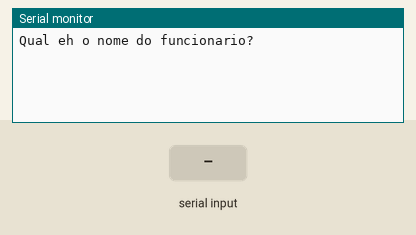
Simulated run of this sketch. Board: Arduino Uno, built with avr-gcc and run on an emulated ATmega328P. Parts: the last lines printed to the serial monitor. The test bench sets the inputs (shaded band).

Above: at 1.2 s.
1.3 s: "90,45\n" received over Serial
At 3.5 s:
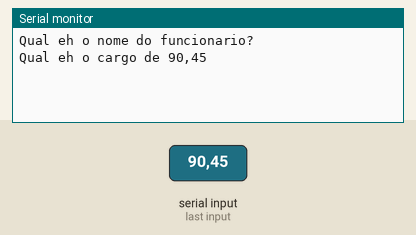
3.8 s: "30,150\n" received over Serial
At 5.6 s:
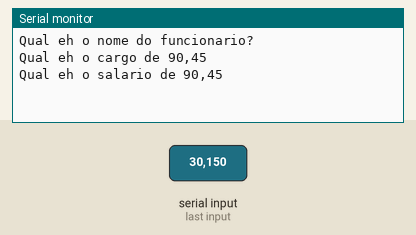
6.3 s: "5\n" received over Serial
At 6.9 s:
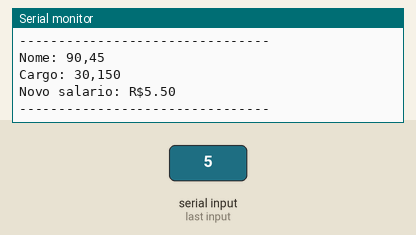

The sketch:

LOPAL_Ex_8.ino
```cpp
// C++ code
/*Faça um programa que receba o nome, cargo e salário de um funcionário. Se o
funcionário ganhar abaixo de 1000 reais, calcule o salário acrescido de 10%.
Ao final exiba o nome, o cargo e o salário desse funcionário.*/
//Variáveis
String nome = "";
String cargo = "";
float salarioAtual = 0;
float novoSalario = 0;

void setup()
{
  Serial.begin (9600);
}

void loop()
{
  //Entrada
  Serial.println("Qual eh o nome do funcionario?");//pergunta o nome do usuário
  while(! Serial.available() );//espera o usuário digitar/dar um <Enter>
  nome = Serial.readString();//resposta do usuário / ler um texto da serial
  nome.trim();//retira  o \n (retira o enter capturado)

  Serial.println("Qual eh o cargo de " + nome);//pergunta o cargo do usuário
  while(! Serial.available() );//espera o usuário digitar/dar um <Enter>
  cargo = Serial.readString();//resposta do usuário / ler um texto da serial
  cargo.trim();//retira  o \n (retira o enter capturado)

  Serial.println("Qual eh o salario de " + nome);//pergunta o salário do usuário
  while(! Serial.available() );//espera o usuário digitar/dar um <Enter>
  salarioAtual = Serial.parseFloat();//resposta do usuário

  //saída
  Serial.println("Relatorio");
  Serial.println();
  Serial.println("--------------------------------");
  Serial.println();
  Serial.println("Nome: " + nome);
  Serial.println("Cargo: " + cargo);

  if (salarioAtual <= 1000)
  {
    novoSalario = salarioAtual + (salarioAtual * 0.10);
    Serial.println("Novo salario: R$" + String (novoSalario, 2) );
  }
  else
  {
    Serial.println("Salario atual: R$" + String (salarioAtual) );
  }
  Serial.println();
  Serial.println("--------------------------------");
  Serial.println();

  Serial.println();
  Serial.println();
  delay(5000);
}
```

Measured:
- after the input at 1.3 s, the serial monitor: prints a new line after 1.0 s (image 1)
- after the input at 3.8 s, the serial monitor: prints a new line after 1.0 s (image 2)
- after the input at 6.3 s, the serial monitor: prints a new line at once (image 3)
